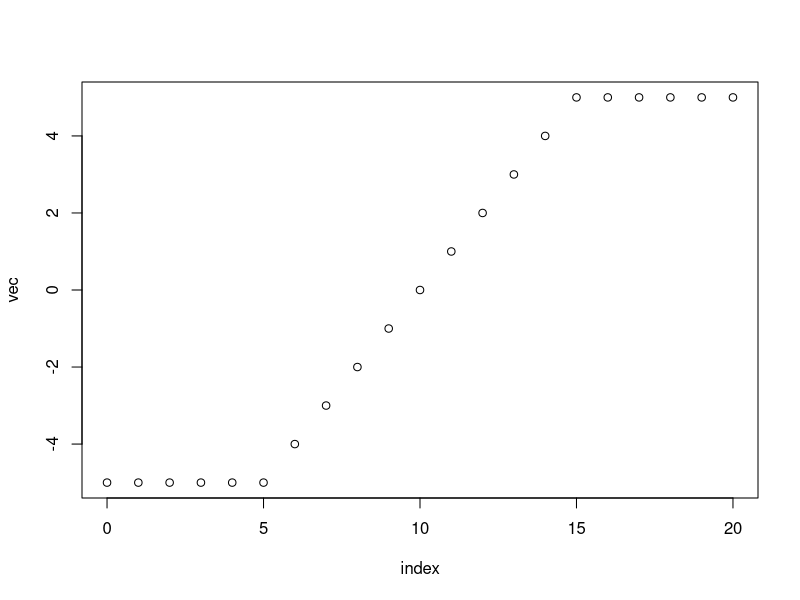

This chart was generated by the following R code:
## ---- chunk 1
x <- 5.5
x
class(x)
6.5 -> y # To sice vyzera sexy, ale je to len ozdoba.
y
## ---- chunk 2
y <- 5
class(y)
y <- as.integer(5)
class(y)
is.integer(y)
## ---- chunk 3
s <- "Peter"
s == 'Peter'
class(s)
substring(s, first=2, last=3)
s <- sub("ete", "avo", s)
s
substring(s, 1:3, 3:5)
sprintf("%s má %d rokov.", "Peter", 54)
## ---- chunk 4
1:5
sqrt(1:5)
vec <- c(1,2,3,4,5,6) # toto je komenar o tom, ze c() vytvara vektor
vec
sin(vec)
## ---- chunk 5
apropos("pi")
## ---- chunk 6
help("pi")
cos(pi)
## ---- chunk 7
class(TRUE)
c(T,T,F,F) == c(T,F,T,F)
c(T,T,F,F) & c(T,F,T,F)
c(T,T,F,F) | c(T,F,T,F)
## ---- chunk 8
1:3 == c(1,2,3)
help(seq)
vec1 <- seq(from = 1, to = 10, by = 3)
vec1
vec2 <- seq(from = 1, by = 2, length.out = 5)
vec2
vec3 <- seq(from = 1, to = 10, length.out = 4)
vec3
vec4 <- seq(from = 0, by = 1, along.with = vec3)
vec4
all.equal(vec1, vec3)
ifelse(vec1>5,"Yes", "No")
## ---- chunk 9
vec <- 1:4
names(vec) <- c("jeden", "dva", "tri", "štyri")
vec
## ---- chunk 10
x <- data.frame(
  v1 = c(1,2,3,4),
  v2 = as.integer(c(0,0,1,1)),
  v3 = c("a","b","a","b")
)
x
x$v1 # stlpec
x$v2[2] # element
x[2,"v1"] # element
x[2,] # riadok
x$v3 
is.factor(x$v3)
nrow(x) # pocet riadkov
ncol(x) # pocet stlpcov
## ---- chunk 11
for(i in 1:10) {
  if (i %% 2 == 0) {
    print(i)
  } else {
    print(paste(i, "je", "neparne"))
  }
}
## ---- chunk 12
factorial <- function(n)
{
  if (n==0 | n==1)
    { return(1); }
  else 
    { return(n * factorial(n-1)); }
}

factorial(10)
## ---- chunk 13

my_clip <- function(x, a, b) # orezavacia funkcia
{
  return(min(b, max(a,x)))
}

vec = seq(from = -10, to = 10, by = 1)
vec <- sapply(vec, my_clip, a = -5, b = 5); # potrebne argumenty pre funkciu napiseme za nu...
vecx <- seq(from = 0, by = 1, along.with = vec)
plot(vecx, vec, xlab = "index")
